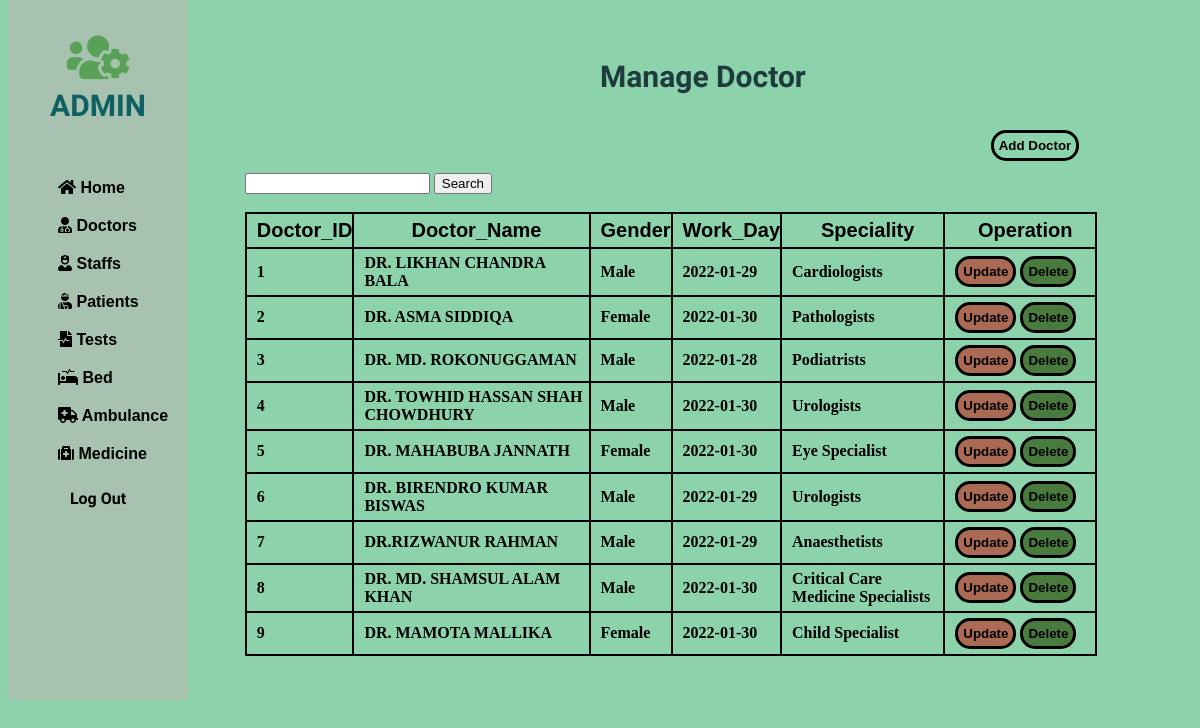
Page /php/Doctor/search-con.php on the committed database.
### tables this page shows
CREATE TABLE IF NOT EXISTS `doctor` (
  `D_ID` int(11) NOT NULL,
  `D_Name` varchar(225) NOT NULL,
  `Gender` enum('Male','Female','Others') NOT NULL,
  `Work_Day` date NOT NULL,
  `Speciality` varchar(225) NOT NULL,
  PRIMARY KEY (`D_ID`),
  UNIQUE KEY `D_ID` (`D_ID`)
);

### php/Doctor/search-con.php (the view, shortened to what this page needs)
<!DOCTYPE html>
<html lang="en">
<head>
    <link rel="stylesheet" href="https://use.fontawesome.com/releases/v5.15.4/css/all.css">
    <link rel="stylesheet" href="https://use.fontawesome.com/releases/v5.15.4/css/all.css">
</head>
<body>
    <div class="slidebar">
        <header>
            <span>
                <i class="fas fa-users-cog"></i><br>
            </span>
            ADMIN
        </header>
        <ul>
            <li>
                <a href="/php/home.php"><i class="fas fa-home"></i> Home</a>
            </li>
            <li>
                <a href="/php/Doctor/doctor.php"><i class="fas fa-user-md"></i> Doctors</a>
            </li>
            <li>
                <a href="/php/staff/staff.php"><i class="fas fa-user-nurse"></i> Staffs</a>
            </li>
            <li>
                <a href="/php/patient/patient.php"><i class="fas fa-user-injured"></i> Patients</a>
            </li>
            <li>
                <a href="/php/test/test.php"><i class="fas fa-file-medical-alt"></i> Tests</a>
            </li>
            <li>
                <a href="/php/bed/bed.php"><i class="fas fa-procedures"></i> Bed</a>
            </li>
            <li>
                <a href="/php/Ambulence/ambulence.php"><i class="fas fa-ambulance"></i> Ambulance</a>
            </li>
            <li>
                <a href="/php/medicine/medicine.php"><i class="fas fa-medkit"></i> Medicine</a>
            </li>
        </ul>
        <div>
            <a style="text-decoration: none;" href="/php/index.php">
                <div class="logout">
                    Log Out
                </div>
            </a>
        </div>
    </div>
    <div class="container">
        <div class="row">
            <div style="margin-left: 50%; margin-top: 5%;">
                <h2>Manage <b>Doctor</b></h2>
            </div>
            <div style="margin-left: 83%; margin-top: 3%;">
                <button class="docadd"><a href="/php/Doctor/add-doctor.php">Add Doctor</a></button>
            </div>
        </div>
    </div>
    <div class="card-body">
        <div style="margin-left: 20%; margin-top: 1%;">
            <form method="post" action="search-con.php">
                <input type="text" name="search" required />
                <input type="submit" value="Search" />
            </form>
            <br>
            <table id="dataTable" width="90%" cellspacing="10">
                <thead>
                    <tr>
                        <th> Doctor_ID </th>
                        <th> Doctor_Name </th>
                        <th> Gender </th>
                        <th> Work_Day </th>
                        <th> Speciality </th>
                        <th> Operation </th>
                    </tr>
                </thead>
                <tbody>
                    <?php
                    $search = $_POST['search'];
                    include 'db_conn.php';
                    $sql = "select * from doctor where D_ID like '%$search%' OR D_Name like '%$search%' OR Gender like '%$search%' OR Work_Day like '%$search%' OR Speciality like '%$search%'";
                    $query = mysqli_query($conn, $sql);
                    while ($Patient_data = mysqli_fetch_array($query)) {
                    ?>
                        <tr>
                            <td><?php echo  $Patient_data['D_ID']; ?></td>
                            <td><?php echo $Patient_data['D_Name'];  ?></td>
                            <td><?php echo $Patient_data['Gender'];  ?></td>
                            <td><?php echo $Patient_data['Work_Day'];  ?></td>
                            <td><?php echo $Patient_data['Speciality'];  ?></td>
                            <td style="width: 140px;">
                                <button class="tabbutton" style="background:      rgba(178, 83, 64, 0.819);"><a href="/php/Doctor/update-doctor.php?D_ID=<?php echo $Patient_data['D_ID']; ?>" class="btn btn-danger"><b>Update</b></a></button>
                                <button class="tabbutton" style="background:      rgba(59, 104, 39, 0.819 );"> <a href="/php/Doctor/Delete.php?D_ID=<?php echo $Patient_data['D_ID'];  ?>" class="btn btn-success"><b>Delete</b></a></button> &nbsp;
                            </td>
                        </tr>
                    <?php
                    }
                    ?>
                </tbody>
            </table>
        </div>
    </div>
</body>
</html>

### php/Doctor/search-con.php (style rules this page uses)
.slidebar { border: 20px; width: 15%; height: 700px; position: fixed; top: 0px; background-color: rgba(195, 179, 179, 0.493); }
.slidebar header { padding: 30px 10px; text-align: center; font-family: 'Mochiy Pop P One', sans-serif; font-size: 30px; font-weight: bolder; color: rgb(16, 95, 98); }
.slidebar header span { font-size: 50px; color: rgb(89, 161, 87); }
.slidebar ul li { list-style: none; padding: 10px; font-family: 'Lucida Sans', 'Lucida Sans Regular', 'Lucida Grande', 'Lucida Sans Unicode', Geneva, Verdana, sans-serif; font-weight: bolder; }
.slidebar ul li a { text-decoration: none; }
body { background-color: #8CD2AB; }
table, th, td { border: 2px solid black; border-collapse: collapse; font-weight: bold; padding: 5px 0px 5px 10px; }
.row h2 { font-family: 'Mochiy Pop P One', sans-serif; font-size: 30px; color: rgb(30, 60, 62) }
table th { font-size: 20px; font-family: sans-serif; }
.docadd { background: none; border: solid black 3px; padding: 5px; border-radius: 15px; }
a { text-decoration: none; color: black; font-weight: bold; }
.tabbutton { background: none; border: solid black 3px; padding: 5px; border-radius: 15px; }
.logout { text-align: center; margin-top: 10px; font-family: 'Mochiy Pop P One', sans-serif; font-weight: bolder; }

### rows in the picture
doctor: D_ID "1", D_Name "DR. LIKHAN CHANDRA BALA", Gender "Male", Work_Day "2022-01-29", Speciality "Cardiologists"
doctor: D_ID "2", D_Name "DR. ASMA SIDDIQA", Gender "Female", Work_Day "2022-01-30", Speciality "Pathologists"
doctor: D_ID "3", D_Name "DR. MD. ROKONUGGAMAN", Gender "Male", Work_Day "2022-01-28", Speciality "Podiatrists"
doctor: D_ID "4", D_Name "DR. TOWHID HASSAN SHAH CHOWDHURY", Gender "Male", Work_Day "2022-01-30", Speciality "Urologists"
doctor: D_ID "5", D_Name "DR. MAHABUBA JANNATH", Gender "Female", Work_Day "2022-01-30", Speciality "Eye Specialist"
doctor: D_ID "6", D_Name "DR. BIRENDRO KUMAR BISWAS", Gender "Male", Work_Day "2022-01-29", Speciality "Urologists"
doctor: D_ID "7", D_Name "DR.RIZWANUR RAHMAN", Gender "Male", Work_Day "2022-01-29", Speciality "Anaesthetists"
doctor: D_ID "8", D_Name "DR. MD. SHAMSUL ALAM KHAN", Gender "Male", Work_Day "2022-01-30", Speciality "Critical Care Medicine Specialists"
doctor: D_ID "9", D_Name "DR. MAMOTA MALLIKA", Gender "Female", Work_Day "2022-01-30", Speciality "Child Specialist"
